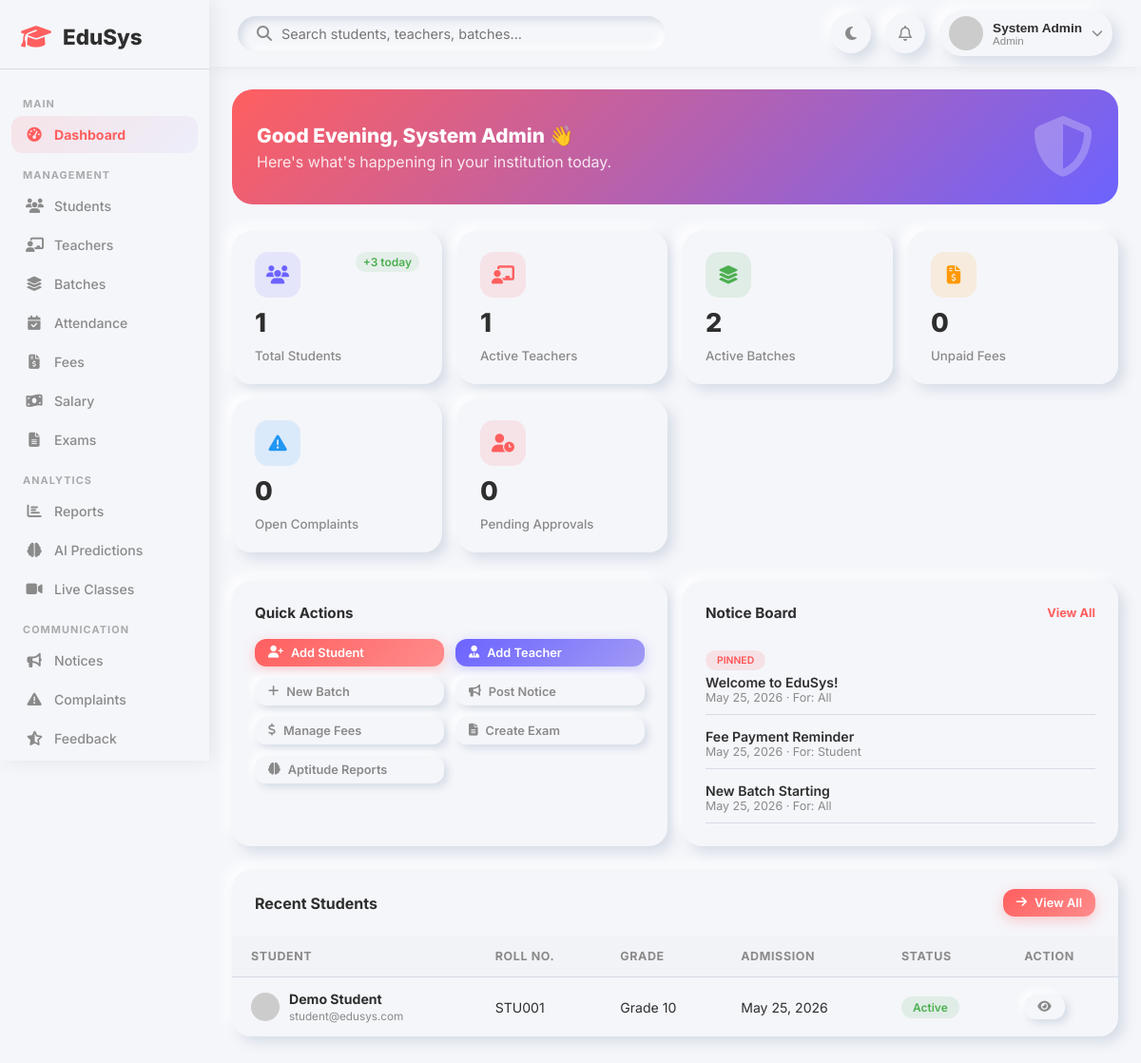
Page /admin/dashboard.php (signed in) on the committed database.
### tables this page shows
CREATE TABLE IF NOT EXISTS notices (
    id INT AUTO_INCREMENT PRIMARY KEY,
    title VARCHAR(200) NOT NULL,
    content TEXT,
    target_role ENUM('all','student','teacher','admin') DEFAULT 'all',
    created_by INT,
    is_pinned TINYINT(1) DEFAULT 0,
    created_at TIMESTAMP DEFAULT CURRENT_TIMESTAMP,
    FOREIGN KEY (created_by) REFERENCES users(id) ON DELETE SET NULL
);

CREATE TABLE IF NOT EXISTS students (
    id INT AUTO_INCREMENT PRIMARY KEY,
    user_id INT NOT NULL,
    roll_number VARCHAR(50) UNIQUE,
    date_of_birth DATE,
    gender ENUM('male','female','other'),
    phone VARCHAR(20),
    address TEXT,
    parent_name VARCHAR(150),
    parent_phone VARCHAR(20),
    grade VARCHAR(20),
    admission_date DATE DEFAULT (CURRENT_DATE),
    FOREIGN KEY (user_id) REFERENCES users(id) ON DELETE CASCADE
);

CREATE TABLE IF NOT EXISTS users (
    id INT AUTO_INCREMENT PRIMARY KEY,
    name VARCHAR(150) NOT NULL,
    email VARCHAR(150) UNIQUE NOT NULL,
    password VARCHAR(255) NOT NULL,
    role ENUM('admin','teacher','student') NOT NULL DEFAULT 'student',
    avatar VARCHAR(255) DEFAULT NULL,
    status ENUM('active','inactive','pending') DEFAULT 'pending',
    created_at TIMESTAMP DEFAULT CURRENT_TIMESTAMP,
    updated_at TIMESTAMP DEFAULT CURRENT_TIMESTAMP ON UPDATE CURRENT_TIMESTAMP
);

### admin/dashboard.php (the view, shortened to what this page needs)
<?php
require_once '../includes/header.php';
$total_students = $conn->query("SELECT COUNT(*) as cnt FROM students")->fetch_assoc()['cnt'];
$total_teachers = $conn->query("SELECT COUNT(*) as cnt FROM teachers WHERE approval_status='approved'")->fetch_assoc()['cnt'];
$total_batches = $conn->query("SELECT COUNT(*) as cnt FROM batches WHERE status='active'")->fetch_assoc()['cnt'];
$pending_fees = $conn->query("SELECT COUNT(*) as cnt FROM fees WHERE status='unpaid' OR status='overdue'")->fetch_assoc()['cnt'];
$pending_teachers = $conn->query("SELECT COUNT(*) as cnt FROM teachers WHERE approval_status='pending'")->fetch_assoc()['cnt'];
$open_complaints = $conn->query("SELECT COUNT(*) as cnt FROM complaints WHERE status='open'")->fetch_assoc()['cnt'];
$recent_students = $conn->query("SELECT u.name, u.email, s.roll_number, s.grade, s.admission_date, u.status FROM students s JOIN users u ON s.user_id=u.id ORDER BY s.id DESC LIMIT 8");
$notices = $conn->query("SELECT * FROM notices ORDER BY is_pinned DESC, created_at DESC LIMIT 5");
?>
<div class="hero-strip">
    <div>
        <h2>Good Evening, <?= htmlspecialchars($name) ?> 👋</h2>
        <p>Here's what's happening in your institution today.</p>
    </div>
    <div class="hero-strip-icon"><i class="fa-solid fa-shield-halved"></i></div>
</div>
<div class="stats-grid">
    <div class="stat-card" onclick="location.href='students.php'" style="cursor:pointer;">
        <div class="stat-card-header">
            <div class="stat-icon purple"><i class="fa-solid fa-users"></i></div>
            <span class="stat-change up">+3 today</span>
        </div>
        <div class="stat-value"><?= $total_students ?></div>
        <div class="stat-label">Total Students</div>
    </div>
    <div class="stat-card" onclick="location.href='teachers.php'" style="cursor:pointer;">
        <div class="stat-card-header">
            <div class="stat-icon red"><i class="fa-solid fa-chalkboard-user"></i></div>
        </div>
        <div class="stat-value"><?= $total_teachers ?></div>
        <div class="stat-label">Active Teachers</div>
    </div>
    <div class="stat-card" onclick="location.href='batches.php'" style="cursor:pointer;">
        <div class="stat-card-header">
            <div class="stat-icon green"><i class="fa-solid fa-layer-group"></i></div>
        </div>
        <div class="stat-value"><?= $total_batches ?></div>
        <div class="stat-label">Active Batches</div>
    </div>
    <div class="stat-card" onclick="location.href='fees.php'" style="cursor:pointer;">
        <div class="stat-card-header">
            <div class="stat-icon orange"><i class="fa-solid fa-file-invoice-dollar"></i></div>
        </div>
        <div class="stat-value"><?= $pending_fees ?></div>
        <div class="stat-label">Unpaid Fees</div>
    </div>
    <div class="stat-card" onclick="location.href='complaints.php'" style="cursor:pointer;">
        <div class="stat-card-header">
            <div class="stat-icon blue"><i class="fa-solid fa-triangle-exclamation"></i></div>
        </div>
        <div class="stat-value"><?= $open_complaints ?></div>
        <div class="stat-label">Open Complaints</div>
    </div>
    <div class="stat-card" onclick="location.href='verify_teacher.php'" style="cursor:pointer;">
        <div class="stat-card-header">
            <div class="stat-icon red"><i class="fa-solid fa-user-clock"></i></div>
        </div>
        <div class="stat-value"><?= $pending_teachers ?></div>
        <div class="stat-label">Pending Approvals</div>
    </div>
</div>
<div class="charts-grid">
    <div class="chart-card">
        <div class="chart-title">Quick Actions</div>
        <div style="display:grid;grid-template-columns:1fr 1fr;gap:12px;">
            <a href="/project/admin/students.php?modal=add" class="btn btn-primary btn-sm"><i class="fa-solid fa-user-plus"></i> Add Student</a>
            <a href="/project/admin/teachers.php?modal=add" class="btn btn-secondary btn-sm"><i class="fa-solid fa-user-tie"></i> Add Teacher</a>
            <a href="/project/admin/batches.php?modal=add" class="btn btn-outline btn-sm"><i class="fa-solid fa-plus"></i> New Batch</a>
            <a href="/project/admin/notices.php?modal=add" class="btn btn-outline btn-sm"><i class="fa-solid fa-bullhorn"></i> Post Notice</a>
            <a href="/project/admin/fees.php" class="btn btn-outline btn-sm"><i class="fa-solid fa-dollar-sign"></i> Manage Fees</a>
            <a href="/project/admin/exams.php?modal=add" class="btn btn-outline btn-sm"><i class="fa-solid fa-file-alt"></i> Create Exam</a>
            <a href="/project/admin/aptitude-reports.php" class="btn btn-outline btn-sm"><i class="fa-solid fa-brain"></i> Aptitude Reports</a>
        </div>
    </div>
    <div class="chart-card">
        <div class="chart-title">Notice Board <a href="/project/admin/notices.php" style="font-size:0.8rem;color:var(--primary);text-decoration:none;">View All</a></div>
        <?php while ($n = $notices->fetch_assoc()): ?>
        <div style="padding:10px 0;border-bottom:1px solid var(--shadow-dark);">
            <?php if ($n['is_pinned']): ?><span class="badge-pill badge-danger" style="font-size:0.65rem;">PINNED</span><?php endif; ?>
            <p style="font-size:0.88rem;font-weight:600;margin-top:4px;"><?= htmlspecialchars($n['title']) ?></p>
            <p style="font-size:0.78rem;color:var(--text-secondary);"><?= date('M d, Y', strtotime($n['created_at'])) ?> &middot; For: <?= ucfirst($n['target_role']) ?></p>
        </div>
        <?php endwhile; ?>
    </div>
</div>
<div class="table-card">
    <div class="table-header">
        <h3>Recent Students</h3>
        <a href="/project/admin/students.php" class="btn btn-primary btn-sm"><i class="fa-solid fa-arrow-right"></i> View All</a>
    </div>
    <div class="table-responsive">
        <table>
            <thead>
                <tr>
                    <th>Student</th>
                    <th>Roll No.</th>
                    <th>Grade</th>
                    <th>Admission</th>
                    <th>Status</th>
                    <th>Action</th>
                </tr>
            </thead>
            <tbody>
                <?php if ($recent_students->num_rows === 0): ?>
                <tr><td colspan="6" style="text-align:center;color:var(--text-secondary);padding:30px;">No students registered yet.</td></tr>
                <?php else: ?>
                <?php while ($s = $recent_students->fetch_assoc()): ?>
                <tr>
                    <td>
                        <div style="display:flex;align-items:center;gap:10px;">
                            <img src="https://i.pravatar.cc/40?u=<?= htmlspecialchars($s['email']) ?>" class="avatar-sm">
                            <div>
                                <strong style="font-size:0.88rem;"><?= htmlspecialchars($s['name']) ?></strong><br>
                                <small style="color:var(--text-secondary);"><?= htmlspecialchars($s['email']) ?></small>
                            </div>
                        </div>
                    </td>
                    <td><?= htmlspecialchars($s['roll_number'] ?? 'N/A') ?></td>
                    <td><?= htmlspecialchars($s['grade'] ?? 'N/A') ?></td>
                    <td><?= $s['admission_date'] ? date('M d, Y', strtotime($s['admission_date'])) : '-' ?></td>
                    <td><span class="badge-pill <?= $s['status'] === 'active' ? 'badge-success' : 'badge-warning' ?>"><?= ucfirst($s['status']) ?></span></td>
                    <td>
                        <a href="/project/admin/students.php?id=<?= $s['roll_number'] ?>" class="btn btn-outline btn-sm"><i class="fa-solid fa-eye"></i></a>
                    </td>
                </tr>
                <?php endwhile; ?>
                <?php endif; ?>
            </tbody>
        </table>
    </div>
</div>
<?php require_once '../includes/footer.php'; ?>

### includes/header.php (shortened to what this page needs)
<?php
$role = $_SESSION['role'];
$name = $_SESSION['name'];
$avatar = $_SESSION['avatar'] ?? '';
$current_page = basename($_SERVER['PHP_SELF'], '.php');
?>
<!DOCTYPE html>
<html lang="en">
<head>
    <link rel="stylesheet" href="https://cdnjs.cloudflare.com/ajax/libs/font-awesome/6.4.0/css/all.min.css">
    <link rel="stylesheet" href="<?= BASE_URL ?>css/dashboard.css">
    <link rel="stylesheet" href="<?= BASE_URL ?>css/responsive.css">
</head>
<body>
    <div class="app-wrapper">
        <aside class="sidebar" id="sidebar">
            <div class="sidebar-brand">
                <i class="fa-solid fa-graduation-cap"></i>
                <span class="brand-name">EduSys</span>
            </div>
            <nav class="sidebar-nav">
                <?php if ($role === 'admin'): ?>
                    <div class="nav-section-label">Main</div>
                    <a href="<?= BASE_URL ?>admin/dashboard.php"
                        class="nav-link <?= $current_page === 'dashboard' ? 'active' : '' ?>"><i
                            class="fa-solid fa-gauge-high"></i><span>Dashboard</span></a>
                    <div class="nav-section-label">Management</div>
                    <a href="<?= BASE_URL ?>admin/students.php"
                        class="nav-link <?= $current_page === 'students' ? 'active' : '' ?>"><i
                            class="fa-solid fa-users"></i><span>Students</span></a>
                    <a href="<?= BASE_URL ?>admin/teachers.php"
                        class="nav-link <?= $current_page === 'teachers' ? 'active' : '' ?>"><i
                            class="fa-solid fa-chalkboard-user"></i><span>Teachers</span></a>
                    <a href="<?= BASE_URL ?>admin/batches.php"
                        class="nav-link <?= $current_page === 'batches' ? 'active' : '' ?>"><i
                            class="fa-solid fa-layer-group"></i><span>Batches</span></a>
                    <a href="<?= BASE_URL ?>admin/attendance.php"
                        class="nav-link <?= $current_page === 'attendance' ? 'active' : '' ?>"><i
                            class="fa-solid fa-calendar-check"></i><span>Attendance</span></a>
                    <a href="<?= BASE_URL ?>admin/fees.php"
                        class="nav-link <?= $current_page === 'fees' ? 'active' : '' ?>"><i
                            class="fa-solid fa-file-invoice-dollar"></i><span>Fees</span></a>
                    <a href="<?= BASE_URL ?>admin/salary.php"
                        class="nav-link <?= $current_page === 'salary' ? 'active' : '' ?>"><i
                            class="fa-solid fa-money-bill-wave"></i><span>Salary</span></a>
                    <a href="<?= BASE_URL ?>admin/exams.php"
                        class="nav-link <?= $current_page === 'exams' ? 'active' : '' ?>"><i
                            class="fa-solid fa-file-alt"></i><span>Exams</span></a>
                    <div class="nav-section-label">Analytics</div>
                    <a href="<?= BASE_URL ?>admin/reports.php"
                        class="nav-link <?= $current_page === 'reports' ? 'active' : '' ?>"><i
                            class="fa-solid fa-chart-bar"></i><span>Reports</span></a>
                    <a href="<?= BASE_URL ?>admin/ai-predictions.php"
                        class="nav-link <?= $current_page === 'ai-predictions' ? 'active' : '' ?>"><i
                            class="fa-solid fa-brain"></i><span>AI Predictions</span></a>
                    <a href="<?= BASE_URL ?>admin/live-class-reports.php"
                        class="nav-link <?= $current_page === 'live-class-reports' ? 'active' : '' ?>"><i
                            class="fa-solid fa-video"></i><span>Live Classes</span></a>
                    <div class="nav-section-label">Communication</div>
                    <a href="<?= BASE_URL ?>admin/notices.php"
                        class="nav-link <?= $current_page === 'notices' ? 'active' : '' ?>"><i
                            class="fa-solid fa-bullhorn"></i><span>Notices</span></a>
                    <a href="<?= BASE_URL ?>admin/complaints.php"
                        class="nav-link <?= $current_page === 'complaints' ? 'active' : '' ?>"><i
                            class="fa-solid fa-triangle-exclamation"></i><span>Complaints</span></a>
                    <a href="<?= BASE_URL ?>admin/feedback.php"
                        class="nav-link <?= $current_page === 'feedback' ? 'active' : '' ?>"><i
                            class="fa-solid fa-star-half-alt"></i><span>Feedback</span></a>
                    <a href="<?= BASE_URL ?>admin/requests.php"
                        class="nav-link <?= $current_page === 'requests' ? 'active' : '' ?>"><span>Admission Req.</span></a>
                <?php endif; ?>
            </nav>
        </aside>
        <div class="main-layout">
            <header class="topnav">
                <div class="topnav-search">
                    <i class="fa-solid fa-magnifying-glass"></i>
                    <input type="text" id="universal-search-input" placeholder="Search students, teachers, batches..."
                        autocomplete="off">
                </div>
                <div class="topnav-right">
                    <button class="icon-btn" id="themeToggleBtn" onclick="toggleTheme()" title="Toggle Theme">
                        <i class="fa-solid fa-moon"></i>
                    </button>
                    <div class="dropdown" id="notifDropdown">
                        <button class="icon-btn neumorphic" onclick="toggleDropdown('notifDropdown')">
                            <i class="fa-regular fa-bell"></i>
                        </button>
                    </div>
                    <div class="dropdown" id="profileDropdown">
                        <button class="profile-btn" onclick="toggleDropdown('profileDropdown')">
                            <img src="<?= $avatar ? BASE_URL . 'uploads/avatars/' . htmlspecialchars($avatar) : 'https://i.pravatar.cc/100?u=' . $_SESSION['user_id'] ?>"
                                alt="Avatar">
                            <div class="profile-info">
                                <span class="profile-name"><?= htmlspecialchars($name) ?></span>
                                <span class="profile-role"><?= ucfirst($role) ?></span>
                            </div>
                            <i class="fa-solid fa-chevron-down"></i>
                        </button>
                    </div>
                </div>
            </header>
            <main class="page-content">

### includes/footer.php (shortened to what this page needs)
    </main>
</div>
</div>
</body>
</html>

### css/responsive.css (style rules this page uses)
@media (max-width: 1200px) { :root { --sidebar-width: 220px; } }
@media (max-width: 1200px) { .page-content { padding: 24px; } }
@media (max-width: 1200px) { .stats-grid { gap: 16px; } }
@media (max-width: 1200px) { .charts-grid { gap: 16px; } }
@media (max-width: 1200px) { .hero-strip { padding: 22px 26px; } }
@media (max-width: 1200px) { .hero-strip h2 { font-size: 1.3rem; } }
@media (max-width: 1200px) { .stat-value { font-size: 1.7rem; } }

### rows in the picture
notices: is_pinned "PINNED", title "Welcome to EduSys!", created_at "May 25, 2026", target_role "All"
notices: title "Fee Payment Reminder", created_at "May 25, 2026", target_role "Student"
notices: title "New Batch Starting", created_at "May 25, 2026", target_role "All"
students: user.name "Demo Student", user.email "student@edusys.com", roll_number "STU001", grade "Grade 10", admission_date "May 25, 2026", user.status "Active"

### other values in the picture
$name "System Admin"
$role "Admin"
$total_students "1"
$total_teachers "1"
$total_batches "2"
$pending_fees "0"
$open_complaints "0"
$pending_teachers "0"
